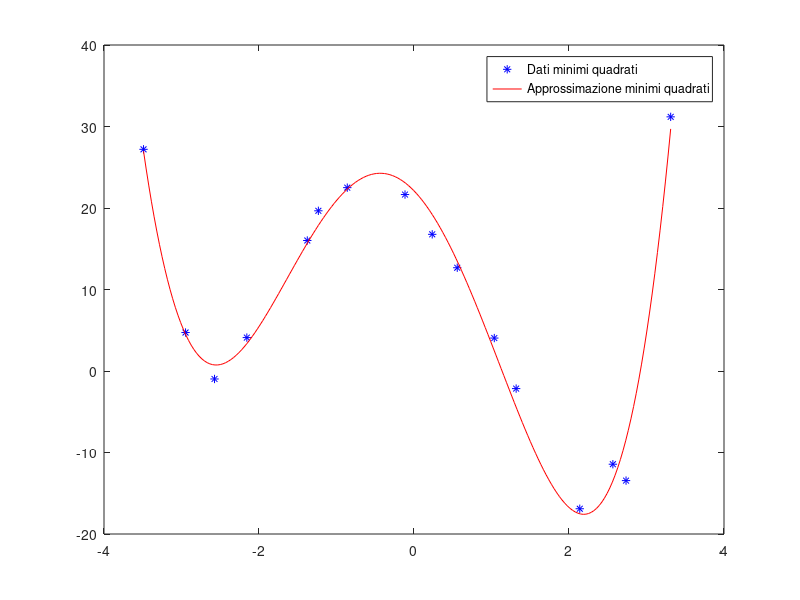

Recreate this plot in MATLAB.


% --------------------------
%   Minimi quadrati - script
% --------------------------

x = [-3.490 -2.948 -2.574 -2.157 -1.377 -1.234 -0.861 -0.116 0.235 0.558 1.036 1.318 2.139 2.566 2.736 3.312];
b = [27.200 4.720 -0.978 4.100 16.013  19.656 22.498 21.650 16.770 12.671 4.042 -2.158 -16.901 -11.437 -13.449 31.184]; 

x = x';
b = b';

m1 = length(x);
A = [ones(m1,1) x x.^2 x.^3 x.^4 ];

M = A'*A;
z = A'*b;
a = M\z;

y = linspace(min(x), max(x), 200);
yy = polyval(flipud(a), y);

clf;
plot(x, b, 'b*', y, yy, 'r-'); 
hold on;
legend('Dati minimi quadrati', 'Approssimazione minimi quadrati');
hold off;